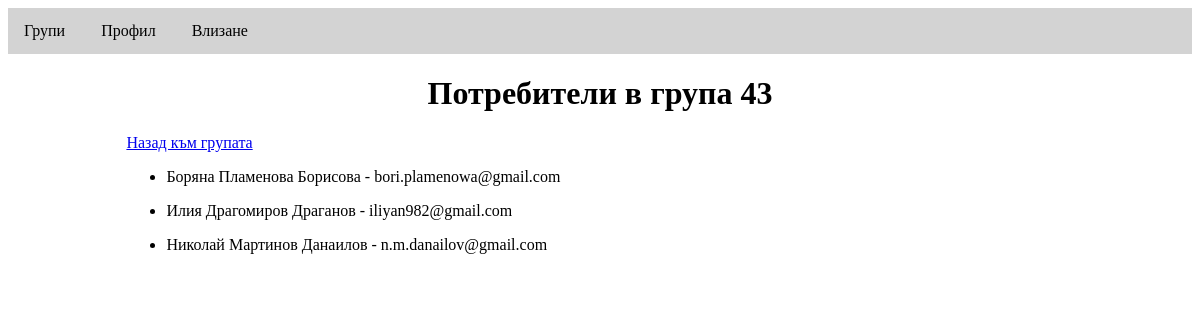
The app's page /groups/users?id=43 with its own data.
### tables this page shows
CREATE TABLE `users` (
  `id` int(11) NOT NULL,
  `email` varchar(64) NOT NULL,
  `password` varchar(128) NOT NULL,
  `name` varchar(64) NOT NULL,
  `security_level` varchar(32) NOT NULL,
  `place` varchar(64) DEFAULT NULL,
  `faculty` varchar(128) NOT NULL,
  `subject` varchar(64) NOT NULL,
  `administrative_group` int(8) NOT NULL,
  `year_graduated` year(4) NOT NULL,
  `picture` mediumtext DEFAULT NULL
);

### groups/users/index.php (the view, shortened to what this page needs)
<?php
    include('../../templates/top.php');
    $group_id = $_GET['id'];
    $conn = new_db_connection();
    $sql = "SELECT id, year, faculty FROM groups WHERE id = ?;";
    $stmt = $conn->prepare($sql);
    $stmt->execute([$group_id]);
    $group = $stmt->fetch(PDO::FETCH_ASSOC);
    if(isset($group['year'])) {
        $sql = "SELECT users.id, users.name, users.email FROM users
                JOIN groups ON users.faculty = groups.faculty
                    AND users.year_graduated = groups.year
                WHERE groups.id = ?;";
    }
    else {
        $sql = "SELECT users.id, users.name, users.email FROM users
                JOIN groups ON users.faculty = groups.faculty
                WHERE groups.id = ?;";
    }
    $stmt = $conn->prepare($sql);
    $stmt->execute([$group_id]);
    $users = $stmt->fetchALL(PDO::FETCH_ASSOC);
?>
<h1>Потребители в група <?php echo($group_id); ?></h1>
<a href="<?php echo("/groups?id=" . $group_id);?>">Назад към групата</a>
<div id="users">
    <?php foreach($users as $user): ?>
        <ul>
            <li class="user">
                <?php
                    echo($user['name'] . " - " . $user['email']);
                ?>
            </li>
        </ul>
    <?php endforeach; ?>
</div>
<?php
    include('../../templates/bottom.php');
?>

### templates/styles.css (style rules this page uses)
h1, h2 { text-align: center; }

### records on screen
users: name "Боряна Пламенова Борисова", email "bori.plamenowa@gmail.com"
users: name "Илия Драгомиров Драганов", email "iliyan982@gmail.com"
users: name "Николай Мартинов Данаилов", email "n.m.danailov@gmail.com"

### other values on screen
$group_id "43"
